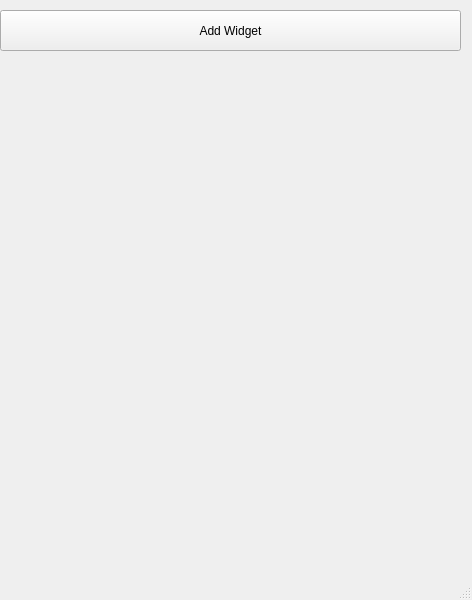
<?xml version="1.0" encoding="UTF-8"?>
<ui version="4.0">
 <class>QtDynamicWidget</class>
 <widget class="QMainWindow" name="QtDynamicWidget">
  <property name="geometry">
   <rect>
    <x>0</x>
    <y>0</y>
    <width>472</width>
    <height>600</height>
   </rect>
  </property>
  <property name="windowTitle">
   <string>QtDynamicWidget</string>
  </property>
  <widget class="QWidget" name="centralwidget">
   <widget class="QPushButton" name="addWidget_button">
    <property name="geometry">
     <rect>
      <x>0</x>
      <y>10</y>
      <width>461</width>
      <height>41</height>
     </rect>
    </property>
    <property name="text">
     <string>Add Widget</string>
    </property>
   </widget>
   <widget class="QWidget" name="verticalLayoutWidget">
    <property name="geometry">
     <rect>
      <x>20</x>
      <y>70</y>
      <width>421</width>
      <height>481</height>
     </rect>
    </property>
    <layout class="QVBoxLayout" name="widget_frame">
     <item>
      <spacer name="verticalSpacer">
       <property name="orientation">
        <enum>Qt::Vertical</enum>
       </property>
       <property name="sizeHint" stdset="0">
        <size>
         <width>20</width>
         <height>40</height>
        </size>
       </property>
      </spacer>
     </item>
    </layout>
   </widget>
  </widget>
  <widget class="QMenuBar" name="menubar">
   <property name="geometry">
    <rect>
     <x>0</x>
     <y>0</y>
     <width>472</width>
     <height>22</height>
    </rect>
   </property>
  </widget>
  <widget class="QStatusBar" name="statusbar"/>
 </widget>
 <resources/>
 <connections/>
</ui>
